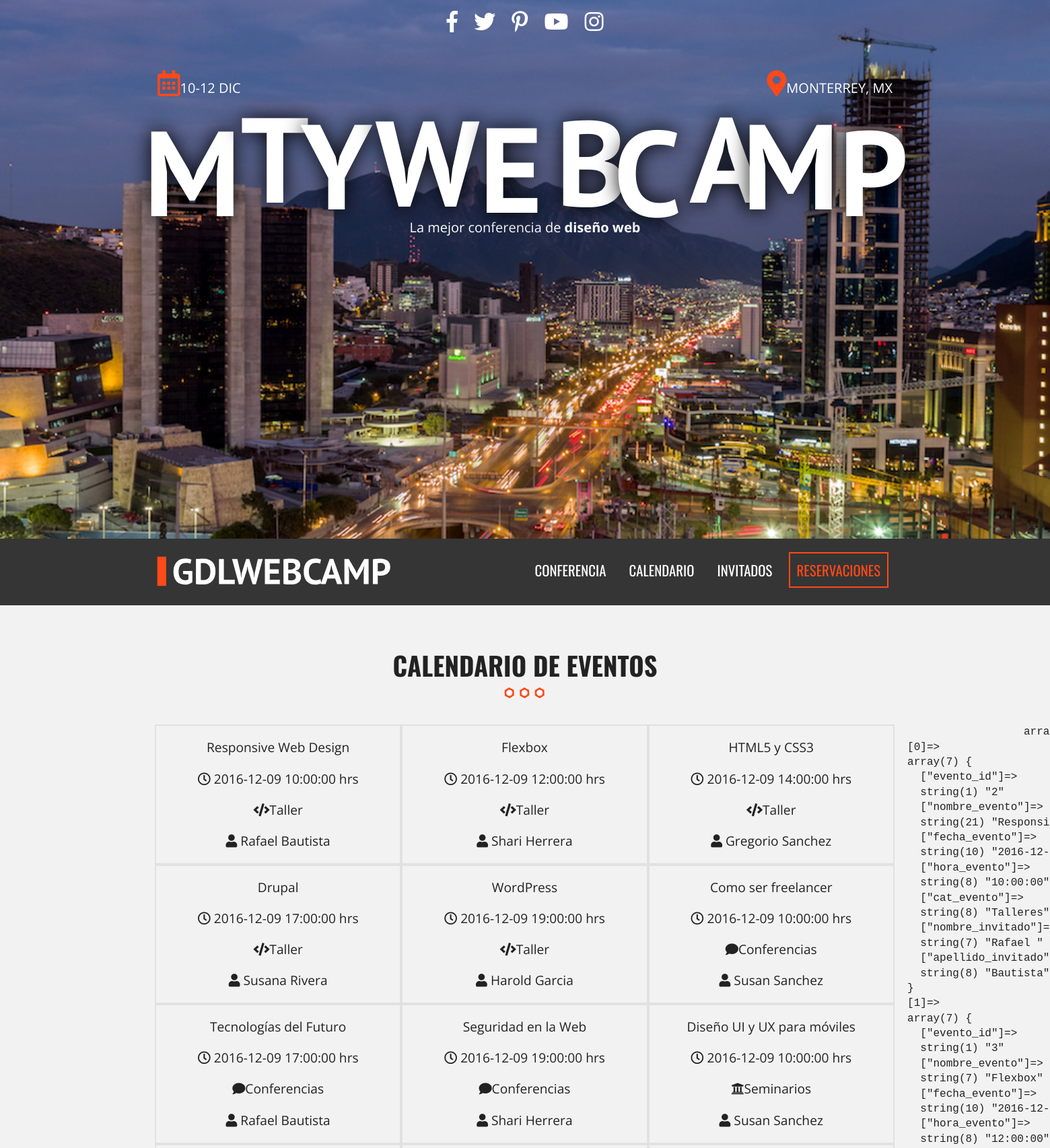
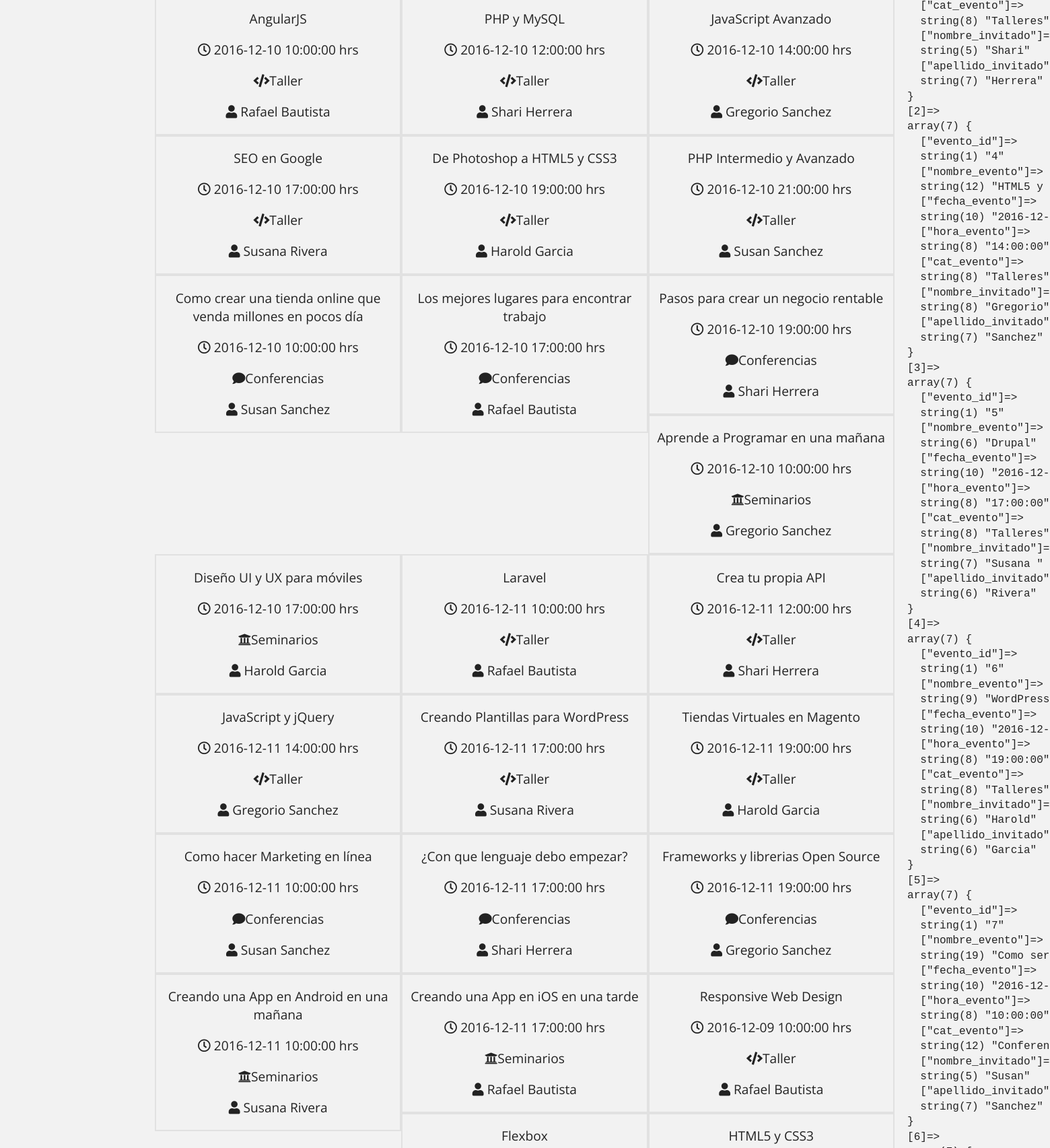
Page /calendario.php (upper part) on the committed database (2 pictures, top to bottom).
### tables this page shows
CREATE TABLE IF NOT EXISTS `eventos` (
  `evento_id` tinyint(10) NOT NULL AUTO_INCREMENT,
  `nombre_evento` varchar(60) NOT NULL,
  `fecha_evento` date NOT NULL,
  `hora_evento` time NOT NULL,
  `id_cat_evento` tinyint(10) NOT NULL,
  `id_inv` tinyint(4) NOT NULL,
  `clave` varchar(10) NOT NULL,
  PRIMARY KEY (`evento_id`),
  KEY `id_cat_evento` (`id_cat_evento`),
  KEY `id_inv` (`id_inv`)
);

CREATE TABLE IF NOT EXISTS `invitados` (
  `invitado_id` tinyint(10) NOT NULL AUTO_INCREMENT,
  `nombre_invitado` varchar(30) NOT NULL,
  `apellido_invitado` varchar(30) NOT NULL,
  `descripcion` text NOT NULL,
  `url_imagen` varchar(50) NOT NULL,
  PRIMARY KEY (`invitado_id`)
);

### calendario.php (the view)
<?php include_once 'includes/templates/header.php'; ?>
  <section class="seccion contenedor">
    <h2>Calendario de Eventos</h2>
    <?php
        try{
            require_once('includes/funciones/bd_conexion.php');
            $sql= "SELECT `evento_id`, `nombre_evento`, `fecha_evento`, `hora_evento`,`cat_evento`,`nombre_invitado`,`apellido_invitado`";
            $sql .=" FROM `eventos` ";
            $sql .="INNER JOIN `categoria_evento` ";
            $sql .="ON  eventos.id_cat_evento=categoria_evento.id_categoria ";
            $sql .="INNER JOIN `invitados` ";
            $sql .="ON eventos.id_inv=invitados.invitado_id ";
            $sql .= "ORDER BY `evento_id`";
            $resultado = $conn->query($sql);
        }
        catch(Exception $e){
            $error = $e->getMessage();
        }
    ?>
<div class="calendario">
    <?php while( $eventos=$resultado->fetch_all(MYSQLI_ASSOC)){ ?>
        <?php foreach ($eventos as $evento): ?>
            <div class="dia">
                <p class="titulo"><?php echo utf8_encode($evento['nombre_evento']) ?></p>
                <p class="hora"><i class="far fa-clock" aria-hidden="true"></i> <?php echo $evento['fecha_evento']. " ". $evento['hora_evento']. "  hrs" ?></p>
                <p>
                    <?php $categoria_evento= $evento['cat_evento']; ?>
                    <?php
                        switch($categoria_evento){
                            case 'Talleres':
                            echo '<i class="fa fa-code" aria-hidden="true"></i>Taller';
                            break;
                            case 'Conferencias':
                            echo '<i class="fa fa-comment" aria-hidden="true"></i>Conferencias';
                            break;
                            case 'Seminario':
                            echo '<i class="fa fa-university" aria-hidden="true"></i>Seminarios';
                            break;
                        }
                    ?>
                </p>
                <p><i class="fa fa-user" aria-hidden="true"></i>
                <?php echo $evento['nombre_invitado']." ". $evento['apellido_invitado'] ; ?>
                </p>
            </div>
         <?php endforeach; ?>
                <pre>
                    <?php var_dump($eventos);?>
                </pre>
        <?php } ?>
        </div>
  </section>
  <?php include_once 'includes/templates/footer.php'; ?>

### includes/templates/header.php (shortened to what this page needs)
<!doctype html>
<html class="no-js" lang="">
<head>
  <link rel="stylesheet" href="css/normalize.css">
  <link rel="stylesheet" href="css/main.css">
  <link rel="stylesheet" href="css/fontawesome.min.css">
  <link rel="stylesheet" href="css/fontawesome.css">
  <link rel="stylesheet" href="https://use.fontawesome.com/releases/v5.6.3/css/all.css"
>
</head>
<body >
  <header class="site-header">
    <div class="hero">
      <div class="contenido-header">
        <nav class="redes-sociales">
          <a href="#"><i class="fab fa-facebook-f"></i></a>
          <a href="#"><i class="fab fa-twitter"></i></a>
          <a href="#"><i class="fab fa-pinterest-p"></i></a>
          <a href="#"><i class="fab fa-youtube"></i></a>
          <a href="#"><i class="fab fa-instagram"></i></a>
        </nav>
        <div class="informacion-evento">
          <div class="clearfix">
            <p class="fecha"><i class="far fa-calendar-alt"></i>10-12 Dic</p>
            <p class="ciudad"><i class="fas fa-map-marker-alt"></i>Monterrey, MX</p>
          </div>
          <h1 class="nombre-sitio">MtyWebCamp</h1>
          <p class="slogan">La mejor conferencia de <span>diseño web</span></p>
        </div>
      </div>
    </div>
  </header>
  <div class="barra">
    <div class="contenedor clearfix">
      <div class="logo">
        <a href="index.php">
        <img src="css/log.svg" alt="logo gdlwebcamp">
        </a>
      </div>
      <nav class="navegacion-principal clearfix">
        <a href="conferencia.php">Conferencia</a>
        <a href="calendario.php">Calendario</a>
        <a href="#">Invitados</a>
        <a href="registro.php">Reservaciones</a>
      </nav>
    </div>
  </div>

### includes/templates/footer.php (shortened to what this page needs)
</body>
</html>

### css/main.css (style rules this page uses)
html { color: #222; font-size: 1em; line-height: 1.4; }
audio, canvas, iframe, img, svg, video { vertical-align: middle; }
html { box-sizing: border-box; }
*, *:before, *:after { box-sizing: inherit; }
body { background-color: #f2f2f2; font-family: 'Open Sans', sans-serif; }
.seccion { padding: 30px 0; }
.seccion p { font-size: 1.2em; text-align: center; }
h2 { font-family: 'Oswald', sans-serif; font-size: 2.4em; text-transform: uppercase; text-align: center; }
h2::after { content: ''; margin: 0 auto; background-image: url(../img/separador.png); height: 30px; width: 100px; display: block; }
div.hero { background-image: url(../css/encabezado.jpg); height: 100vh; background-position: top center; background-size: cover; }
div.contenido-header { padding-top: 40px; }
@media only screen and (min-width: 768px) { div.contenido-header { padding-top: 10px; } }
nav.redes-sociales { text-align: center; }
nav.redes-sociales a { color: #ffffff; font-size: 2em; margin-right: 20px; }
nav.redes-sociales a:last-child { margin-right: 0px; }
div.informacion-evento { text-align: center; color: #ffffff; }
@media only screen and (min-width: 768px) { div.informacion-evento { width: 70%; margin: 0 auto; margin-top: 50px; } }
div.informacion-evento p { margin: 0; display: inline; font-size: 20px; text-transform: uppercase; }
div.informacion-evento i { color: #fe4918; font-size: 2.4rem; }
p.fecha { float: left; }
p.ciudad { float: right; text-align: right; }
h1.nombre-sitio { font-family: 'PT Sans', sans-serif; font-size: 5.9vw; text-transform: uppercase; }
p.slogan { text-transform: none !important; }
p.slogan span { font-weight: bold; }
@media only screen and (min-width: 768px) { h1.nombre-sitio { font-size: 11.5vw; margin: 0; line-height: 1; } }
.contenedor { width: 98%; margin: 0 auto; }
@media only screen and (min-width: 480px) { .contenedor { width: 95%; } }
@media only screen and (min-width: 768px) { .contenedor { width: 90%; } }
@media only screen and (min-width: 992px) { .contenedor { width: 90%; max-width: 1100px; } }
div.barra { background-color: #353535; padding: 20px 0; }
div.logo { width: 80%; float: left; }
div.logo img { width: 100%; }
@media only screen and (min-width: 768px) { div.logo { width: 33%; } }
nav.navegacion-principal { display: none; width: 100%; }
nav.navegacion-principal a { font-family: 'Oswald'; color: #ffffff; text-decoration: none; font-size: 1.3em; text-transform: uppercase; transition: all .3s ease; width: 100%; display: block; text-align: center; margin-bottom: 20px; }
nav.navegacion-principal a:last-child { border: 2px solid #fe4918; color: #fe4918; }
@media only screen and (min-width: 768px) { nav.navegacion-principal { width: 67%; float: right; text-align: right; display: block; } }
@media only screen and (min-width: 768px) { nav.navegacion-principal a { padding: 10px 10px; display: inline-block; width: auto; display: inline-block; text-align: center; margin: 0 10px 0 0; } }
div.calendario::after { clear: both; display: block; content: ''; }
div.dia { width: 50%; float: left; border: 2px #e1e1e1 solid; }
@media only screen and (min-width: 768px) { div.dia { width: 33.3%; } }
.clearfix:before, .clearfix:after { content: " "; display: table; }
.clearfix:after { clear: both; }

### rows in the picture
eventos: nombre_evento "Responsive Web Design", fecha_evento "2016-12-09", hora_evento "10:00:00", shows "Taller", id_inv.nombre_invitado "Rafael", id_inv.apellido_invitado "Bautista"
eventos: nombre_evento "Flexbox", fecha_evento "2016-12-09", hora_evento "12:00:00", shows "Taller", id_inv.nombre_invitado "Shari", id_inv.apellido_invitado "Herrera"
eventos: nombre_evento "HTML5 y CSS3", fecha_evento "2016-12-09", hora_evento "14:00:00", shows "Taller", id_inv.nombre_invitado "Gregorio", id_inv.apellido_invitado "Sanchez"
eventos: nombre_evento "Drupal", fecha_evento "2016-12-09", hora_evento "17:00:00", shows "Taller", id_inv.nombre_invitado "Susana", id_inv.apellido_invitado "Rivera"
eventos: nombre_evento "WordPress", fecha_evento "2016-12-09", hora_evento "19:00:00", shows "Taller", id_inv.nombre_invitado "Harold", id_inv.apellido_invitado "Garcia"
eventos: nombre_evento "Como ser freelancer", fecha_evento "2016-12-09", hora_evento "10:00:00", shows "Conferencias", id_inv.nombre_invitado "Susan", id_inv.apellido_invitado "Sanchez"
eventos: nombre_evento "Tecnologías del Futuro", fecha_evento "2016-12-09", hora_evento "17:00:00", shows "Conferencias", id_inv.nombre_invitado "Rafael", id_inv.apellido_invitado "Bautista"
eventos: nombre_evento "Seguridad en la Web", fecha_evento "2016-12-09", hora_evento "19:00:00", shows "Conferencias", id_inv.nombre_invitado "Shari", id_inv.apellido_invitado "Herrera"
eventos: nombre_evento "Diseño UI y UX para móviles", fecha_evento "2016-12-09", hora_evento "10:00:00", shows "Seminarios", id_inv.nombre_invitado "Susan", id_inv.apellido_invitado "Sanchez"
eventos: nombre_evento "AngularJS", fecha_evento "2016-12-10", hora_evento "10:00:00", shows "Taller", id_inv.nombre_invitado "Rafael", id_inv.apellido_invitado "Bautista"
eventos: nombre_evento "PHP y MySQL", fecha_evento "2016-12-10", hora_evento "12:00:00", shows "Taller", id_inv.nombre_invitado "Shari", id_inv.apellido_invitado "Herrera"
eventos: nombre_evento "JavaScript Avanzado", fecha_evento "2016-12-10", hora_evento "14:00:00", shows "Taller", id_inv.nombre_invitado "Gregorio", id_inv.apellido_invitado "Sanchez"
eventos: nombre_evento "SEO en Google", fecha_evento "2016-12-10", hora_evento "17:00:00", shows "Taller", id_inv.nombre_invitado "Susana", id_inv.apellido_invitado "Rivera"
eventos: nombre_evento "De Photoshop a HTML5 y CSS3", fecha_evento "2016-12-10", hora_evento "19:00:00", shows "Taller", id_inv.nombre_invitado "Harold", id_inv.apellido_invitado "Garcia"
eventos: nombre_evento "PHP Intermedio y Avanzado", fecha_evento "2016-12-10", hora_evento "21:00:00", shows "Taller", id_inv.nombre_invitado "Susan", id_inv.apellido_invitado "Sanchez"
eventos: nombre_evento "Como crear una tienda online que venda millones en pocos día", fecha_evento "2016-12-10", hora_evento "10:00:00", shows "Conferencias", id_inv.nombre_invitado "Susan", id_inv.apellido_invitado "Sanchez"
eventos: nombre_evento "Los mejores lugares para encontrar trabajo", fecha_evento "2016-12-10", hora_evento "17:00:00", shows "Conferencias", id_inv.nombre_invitado "Rafael", id_inv.apellido_invitado "Bautista"
eventos: nombre_evento "Pasos para crear un negocio rentable", fecha_evento "2016-12-10", hora_evento "19:00:00", shows "Conferencias", id_inv.nombre_invitado "Shari", id_inv.apellido_invitado "Herrera"
eventos: nombre_evento "Aprende a Programar en una mañana", fecha_evento "2016-12-10", hora_evento "10:00:00", shows "Seminarios", id_inv.nombre_invitado "Gregorio", id_inv.apellido_invitado "Sanchez"
eventos: nombre_evento "Diseño UI y UX para móviles", fecha_evento "2016-12-10", hora_evento "17:00:00", shows "Seminarios", id_inv.nombre_invitado "Harold", id_inv.apellido_invitado "Garcia"
eventos: nombre_evento "Laravel", fecha_evento "2016-12-11", hora_evento "10:00:00", shows "Taller", id_inv.nombre_invitado "Rafael", id_inv.apellido_invitado "Bautista"
eventos: nombre_evento "Crea tu propia API", fecha_evento "2016-12-11", hora_evento "12:00:00", shows "Taller", id_inv.nombre_invitado "Shari", id_inv.apellido_invitado "Herrera"
eventos: nombre_evento "JavaScript y jQuery", fecha_evento "2016-12-11", hora_evento "14:00:00", shows "Taller", id_inv.nombre_invitado "Gregorio", id_inv.apellido_invitado "Sanchez"
eventos: nombre_evento "Creando Plantillas para WordPress", fecha_evento "2016-12-11", hora_evento "17:00:00", shows "Taller", id_inv.nombre_invitado "Susana", id_inv.apellido_invitado "Rivera"
eventos: nombre_evento "Tiendas Virtuales en Magento", fecha_evento "2016-12-11", hora_evento "19:00:00", shows "Taller", id_inv.nombre_invitado "Harold", id_inv.apellido_invitado "Garcia"
eventos: nombre_evento "Como hacer Marketing en línea", fecha_evento "2016-12-11", hora_evento "10:00:00", shows "Conferencias", id_inv.nombre_invitado "Susan", id_inv.apellido_invitado "Sanchez"
eventos: nombre_evento "¿Con que lenguaje debo empezar?", fecha_evento "2016-12-11", hora_evento "17:00:00", shows "Conferencias", id_inv.nombre_invitado "Shari", id_inv.apellido_invitado "Herrera"
eventos: nombre_evento "Frameworks y librerias Open Source", fecha_evento "2016-12-11", hora_evento "19:00:00", shows "Conferencias", id_inv.nombre_invitado "Gregorio", id_inv.apellido_invitado "Sanchez"
eventos: nombre_evento "Creando una App en Android en una mañana", fecha_evento "2016-12-11", hora_evento "10:00:00", shows "Seminarios", id_inv.nombre_invitado "Susana", id_inv.apellido_invitado "Rivera"
eventos: nombre_evento "Creando una App en iOS en una tarde", fecha_evento "2016-12-11", hora_evento "17:00:00", shows "Seminarios", id_inv.nombre_invitado "Rafael", id_inv.apellido_invitado "Bautista"
eventos: nombre_evento "Responsive Web Design", fecha_evento "2016-12-09", hora_evento "10:00:00", shows "Taller", id_inv.nombre_invitado "Rafael", id_inv.apellido_invitado "Bautista"
eventos: nombre_evento "Flexbox"
eventos: nombre_evento "HTML5 y CSS3"
